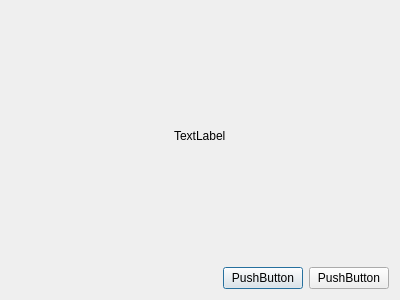
<?xml version="1.0" encoding="UTF-8"?>
<ui version="4.0">
 <class>ConfirmDialog</class>
 <widget class="QDialog" name="ConfirmDialog">
  <property name="geometry">
   <rect>
    <x>0</x>
    <y>0</y>
    <width>400</width>
    <height>300</height>
   </rect>
  </property>
  <property name="windowTitle">
   <string>Dialog</string>
  </property>
  <layout class="QVBoxLayout" name="verticalLayout_3">
   <item>
    <layout class="QVBoxLayout" name="verticalLayout_2">
     <item>
      <layout class="QVBoxLayout" name="verticalLayout">
       <item>
        <layout class="QHBoxLayout" name="horizontalLayout">
         <item>
          <spacer name="horizontalSpacer">
           <property name="orientation">
            <enum>Qt::Horizontal</enum>
           </property>
           <property name="sizeHint" stdset="0">
            <size>
             <width>40</width>
             <height>20</height>
            </size>
           </property>
          </spacer>
         </item>
         <item>
          <widget class="QLabel" name="label">
           <property name="text">
            <string>TextLabel</string>
           </property>
          </widget>
         </item>
         <item>
          <spacer name="horizontalSpacer_2">
           <property name="orientation">
            <enum>Qt::Horizontal</enum>
           </property>
           <property name="sizeHint" stdset="0">
            <size>
             <width>40</width>
             <height>20</height>
            </size>
           </property>
          </spacer>
         </item>
        </layout>
       </item>
      </layout>
     </item>
     <item>
      <layout class="QHBoxLayout" name="horizontalLayout_2">
       <item>
        <spacer name="horizontalSpacer_3">
         <property name="orientation">
          <enum>Qt::Horizontal</enum>
         </property>
         <property name="sizeHint" stdset="0">
          <size>
           <width>40</width>
           <height>20</height>
          </size>
         </property>
        </spacer>
       </item>
       <item>
        <widget class="QPushButton" name="pushButton">
         <property name="text">
          <string>PushButton</string>
         </property>
        </widget>
       </item>
       <item>
        <widget class="QPushButton" name="pushButton_2">
         <property name="text">
          <string>PushButton</string>
         </property>
        </widget>
       </item>
      </layout>
     </item>
    </layout>
   </item>
  </layout>
 </widget>
 <resources/>
 <connections/>
</ui>
